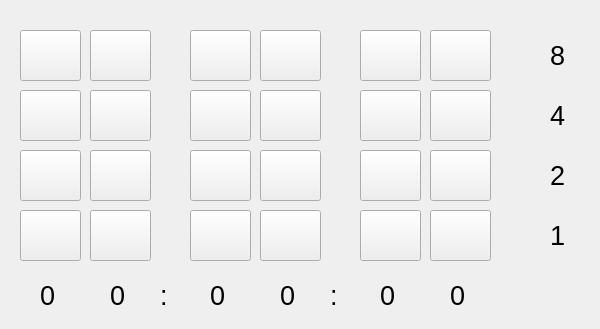
<?xml version="1.0" encoding="UTF-8"?>
<ui version="4.0">
 <class>Form</class>
 <widget class="QWidget" name="Form">
  <property name="geometry">
   <rect>
    <x>0</x>
    <y>0</y>
    <width>600</width>
    <height>329</height>
   </rect>
  </property>
  <property name="windowTitle">
   <string>Form</string>
  </property>
  <widget class="QPushButton" name="pushButton_hora_a_8">
   <property name="geometry">
    <rect>
     <x>20</x>
     <y>30</y>
     <width>61</width>
     <height>51</height>
    </rect>
   </property>
   <property name="text">
    <string/>
   </property>
   <property name="checkable">
    <bool>true</bool>
   </property>
   <property name="checked">
    <bool>false</bool>
   </property>
  </widget>
  <widget class="QPushButton" name="pushButton_hora_b_8">
   <property name="geometry">
    <rect>
     <x>90</x>
     <y>30</y>
     <width>61</width>
     <height>51</height>
    </rect>
   </property>
   <property name="text">
    <string/>
   </property>
   <property name="checkable">
    <bool>true</bool>
   </property>
   <property name="checked">
    <bool>false</bool>
   </property>
  </widget>
  <widget class="QPushButton" name="pushButton_segundos_b_8">
   <property name="geometry">
    <rect>
     <x>430</x>
     <y>30</y>
     <width>61</width>
     <height>51</height>
    </rect>
   </property>
   <property name="text">
    <string/>
   </property>
   <property name="checkable">
    <bool>true</bool>
   </property>
   <property name="checked">
    <bool>false</bool>
   </property>
  </widget>
  <widget class="QPushButton" name="pushButton_segundos_a_8">
   <property name="geometry">
    <rect>
     <x>360</x>
     <y>30</y>
     <width>61</width>
     <height>51</height>
    </rect>
   </property>
   <property name="text">
    <string/>
   </property>
   <property name="checkable">
    <bool>true</bool>
   </property>
   <property name="checked">
    <bool>false</bool>
   </property>
  </widget>
  <widget class="QPushButton" name="pushButton_minutos_b_8">
   <property name="geometry">
    <rect>
     <x>260</x>
     <y>30</y>
     <width>61</width>
     <height>51</height>
    </rect>
   </property>
   <property name="text">
    <string/>
   </property>
   <property name="checkable">
    <bool>true</bool>
   </property>
   <property name="checked">
    <bool>false</bool>
   </property>
  </widget>
  <widget class="QPushButton" name="pushButton_minutos_a_8">
   <property name="geometry">
    <rect>
     <x>190</x>
     <y>30</y>
     <width>61</width>
     <height>51</height>
    </rect>
   </property>
   <property name="text">
    <string/>
   </property>
   <property name="checkable">
    <bool>true</bool>
   </property>
   <property name="checked">
    <bool>false</bool>
   </property>
  </widget>
  <widget class="QPushButton" name="pushButton_segundos_b_4">
   <property name="geometry">
    <rect>
     <x>430</x>
     <y>90</y>
     <width>61</width>
     <height>51</height>
    </rect>
   </property>
   <property name="text">
    <string/>
   </property>
   <property name="checkable">
    <bool>true</bool>
   </property>
   <property name="checked">
    <bool>false</bool>
   </property>
  </widget>
  <widget class="QPushButton" name="pushButton_hora_b_4">
   <property name="geometry">
    <rect>
     <x>90</x>
     <y>90</y>
     <width>61</width>
     <height>51</height>
    </rect>
   </property>
   <property name="text">
    <string/>
   </property>
   <property name="checkable">
    <bool>true</bool>
   </property>
   <property name="checked">
    <bool>false</bool>
   </property>
  </widget>
  <widget class="QPushButton" name="pushButton_hora_a_4">
   <property name="geometry">
    <rect>
     <x>20</x>
     <y>90</y>
     <width>61</width>
     <height>51</height>
    </rect>
   </property>
   <property name="text">
    <string/>
   </property>
   <property name="checkable">
    <bool>true</bool>
   </property>
   <property name="checked">
    <bool>false</bool>
   </property>
  </widget>
  <widget class="QPushButton" name="pushButton_segundos_a_4">
   <property name="geometry">
    <rect>
     <x>360</x>
     <y>90</y>
     <width>61</width>
     <height>51</height>
    </rect>
   </property>
   <property name="text">
    <string/>
   </property>
   <property name="checkable">
    <bool>true</bool>
   </property>
   <property name="checked">
    <bool>false</bool>
   </property>
  </widget>
  <widget class="QPushButton" name="pushButton_minutos_b_4">
   <property name="geometry">
    <rect>
     <x>260</x>
     <y>90</y>
     <width>61</width>
     <height>51</height>
    </rect>
   </property>
   <property name="text">
    <string/>
   </property>
   <property name="checkable">
    <bool>true</bool>
   </property>
   <property name="checked">
    <bool>false</bool>
   </property>
  </widget>
  <widget class="QPushButton" name="pushButton_minutos_a_4">
   <property name="geometry">
    <rect>
     <x>190</x>
     <y>90</y>
     <width>61</width>
     <height>51</height>
    </rect>
   </property>
   <property name="text">
    <string/>
   </property>
   <property name="checkable">
    <bool>true</bool>
   </property>
   <property name="checked">
    <bool>false</bool>
   </property>
  </widget>
  <widget class="QPushButton" name="pushButton_segundos_b_2">
   <property name="geometry">
    <rect>
     <x>430</x>
     <y>150</y>
     <width>61</width>
     <height>51</height>
    </rect>
   </property>
   <property name="text">
    <string/>
   </property>
   <property name="checkable">
    <bool>true</bool>
   </property>
   <property name="checked">
    <bool>false</bool>
   </property>
  </widget>
  <widget class="QPushButton" name="pushButton_segundos_a_2">
   <property name="geometry">
    <rect>
     <x>360</x>
     <y>150</y>
     <width>61</width>
     <height>51</height>
    </rect>
   </property>
   <property name="text">
    <string/>
   </property>
   <property name="checkable">
    <bool>true</bool>
   </property>
   <property name="checked">
    <bool>false</bool>
   </property>
  </widget>
  <widget class="QPushButton" name="pushButton_hora_b_2">
   <property name="geometry">
    <rect>
     <x>90</x>
     <y>150</y>
     <width>61</width>
     <height>51</height>
    </rect>
   </property>
   <property name="text">
    <string/>
   </property>
   <property name="checkable">
    <bool>true</bool>
   </property>
   <property name="checked">
    <bool>false</bool>
   </property>
  </widget>
  <widget class="QPushButton" name="pushButton_minutos_a_2">
   <property name="geometry">
    <rect>
     <x>190</x>
     <y>150</y>
     <width>61</width>
     <height>51</height>
    </rect>
   </property>
   <property name="text">
    <string/>
   </property>
   <property name="checkable">
    <bool>true</bool>
   </property>
   <property name="checked">
    <bool>false</bool>
   </property>
  </widget>
  <widget class="QPushButton" name="pushButton_hora_a_2">
   <property name="geometry">
    <rect>
     <x>20</x>
     <y>150</y>
     <width>61</width>
     <height>51</height>
    </rect>
   </property>
   <property name="text">
    <string/>
   </property>
   <property name="checkable">
    <bool>true</bool>
   </property>
   <property name="checked">
    <bool>false</bool>
   </property>
  </widget>
  <widget class="QPushButton" name="pushButton_minutos_b_2">
   <property name="geometry">
    <rect>
     <x>260</x>
     <y>150</y>
     <width>61</width>
     <height>51</height>
    </rect>
   </property>
   <property name="text">
    <string/>
   </property>
   <property name="checkable">
    <bool>true</bool>
   </property>
   <property name="checked">
    <bool>false</bool>
   </property>
  </widget>
  <widget class="QPushButton" name="pushButton_segundos_b_1">
   <property name="geometry">
    <rect>
     <x>430</x>
     <y>210</y>
     <width>61</width>
     <height>51</height>
    </rect>
   </property>
   <property name="text">
    <string/>
   </property>
   <property name="checkable">
    <bool>true</bool>
   </property>
   <property name="checked">
    <bool>false</bool>
   </property>
  </widget>
  <widget class="QPushButton" name="pushButton_segundos_a_1">
   <property name="geometry">
    <rect>
     <x>360</x>
     <y>210</y>
     <width>61</width>
     <height>51</height>
    </rect>
   </property>
   <property name="text">
    <string/>
   </property>
   <property name="checkable">
    <bool>true</bool>
   </property>
   <property name="checked">
    <bool>false</bool>
   </property>
  </widget>
  <widget class="QPushButton" name="pushButton_hora_b_1">
   <property name="geometry">
    <rect>
     <x>90</x>
     <y>210</y>
     <width>61</width>
     <height>51</height>
    </rect>
   </property>
   <property name="text">
    <string/>
   </property>
   <property name="checkable">
    <bool>true</bool>
   </property>
   <property name="checked">
    <bool>false</bool>
   </property>
  </widget>
  <widget class="QPushButton" name="pushButton_minutos_a_1">
   <property name="geometry">
    <rect>
     <x>190</x>
     <y>210</y>
     <width>61</width>
     <height>51</height>
    </rect>
   </property>
   <property name="text">
    <string/>
   </property>
   <property name="checkable">
    <bool>true</bool>
   </property>
   <property name="checked">
    <bool>false</bool>
   </property>
  </widget>
  <widget class="QPushButton" name="pushButton_hora_a_1">
   <property name="geometry">
    <rect>
     <x>20</x>
     <y>210</y>
     <width>61</width>
     <height>51</height>
    </rect>
   </property>
   <property name="text">
    <string/>
   </property>
   <property name="checkable">
    <bool>true</bool>
   </property>
   <property name="checked">
    <bool>false</bool>
   </property>
  </widget>
  <widget class="QPushButton" name="pushButton_minutos_b_1">
   <property name="geometry">
    <rect>
     <x>260</x>
     <y>210</y>
     <width>61</width>
     <height>51</height>
    </rect>
   </property>
   <property name="text">
    <string/>
   </property>
   <property name="checkable">
    <bool>true</bool>
   </property>
   <property name="checked">
    <bool>false</bool>
   </property>
  </widget>
  <widget class="QLabel" name="label">
   <property name="geometry">
    <rect>
     <x>550</x>
     <y>30</y>
     <width>57</width>
     <height>51</height>
    </rect>
   </property>
   <property name="font">
    <font>
     <pointsize>20</pointsize>
    </font>
   </property>
   <property name="text">
    <string>8</string>
   </property>
  </widget>
  <widget class="QLabel" name="label_2">
   <property name="geometry">
    <rect>
     <x>550</x>
     <y>90</y>
     <width>57</width>
     <height>51</height>
    </rect>
   </property>
   <property name="font">
    <font>
     <pointsize>20</pointsize>
    </font>
   </property>
   <property name="text">
    <string>4</string>
   </property>
  </widget>
  <widget class="QLabel" name="label_3">
   <property name="geometry">
    <rect>
     <x>550</x>
     <y>150</y>
     <width>57</width>
     <height>51</height>
    </rect>
   </property>
   <property name="font">
    <font>
     <pointsize>20</pointsize>
    </font>
   </property>
   <property name="text">
    <string>2</string>
   </property>
  </widget>
  <widget class="QLabel" name="label_4">
   <property name="geometry">
    <rect>
     <x>550</x>
     <y>210</y>
     <width>57</width>
     <height>51</height>
    </rect>
   </property>
   <property name="font">
    <font>
     <pointsize>20</pointsize>
    </font>
   </property>
   <property name="text">
    <string>1</string>
   </property>
  </widget>
  <widget class="QLabel" name="h1">
   <property name="geometry">
    <rect>
     <x>40</x>
     <y>270</y>
     <width>57</width>
     <height>51</height>
    </rect>
   </property>
   <property name="font">
    <font>
     <pointsize>20</pointsize>
    </font>
   </property>
   <property name="text">
    <string>0</string>
   </property>
  </widget>
  <widget class="QLabel" name="h2">
   <property name="geometry">
    <rect>
     <x>110</x>
     <y>270</y>
     <width>57</width>
     <height>51</height>
    </rect>
   </property>
   <property name="font">
    <font>
     <pointsize>20</pointsize>
    </font>
   </property>
   <property name="text">
    <string>0</string>
   </property>
  </widget>
  <widget class="QLabel" name="label_7">
   <property name="geometry">
    <rect>
     <x>160</x>
     <y>270</y>
     <width>57</width>
     <height>51</height>
    </rect>
   </property>
   <property name="font">
    <font>
     <pointsize>20</pointsize>
    </font>
   </property>
   <property name="text">
    <string>:</string>
   </property>
  </widget>
  <widget class="QLabel" name="m2">
   <property name="geometry">
    <rect>
     <x>280</x>
     <y>270</y>
     <width>57</width>
     <height>51</height>
    </rect>
   </property>
   <property name="font">
    <font>
     <pointsize>20</pointsize>
    </font>
   </property>
   <property name="text">
    <string>0</string>
   </property>
  </widget>
  <widget class="QLabel" name="label_9">
   <property name="geometry">
    <rect>
     <x>330</x>
     <y>270</y>
     <width>57</width>
     <height>51</height>
    </rect>
   </property>
   <property name="font">
    <font>
     <pointsize>20</pointsize>
    </font>
   </property>
   <property name="text">
    <string>:</string>
   </property>
  </widget>
  <widget class="QLabel" name="m1">
   <property name="geometry">
    <rect>
     <x>210</x>
     <y>270</y>
     <width>57</width>
     <height>51</height>
    </rect>
   </property>
   <property name="font">
    <font>
     <pointsize>20</pointsize>
    </font>
   </property>
   <property name="text">
    <string>0</string>
   </property>
  </widget>
  <widget class="QLabel" name="s2">
   <property name="geometry">
    <rect>
     <x>450</x>
     <y>270</y>
     <width>57</width>
     <height>51</height>
    </rect>
   </property>
   <property name="font">
    <font>
     <pointsize>20</pointsize>
    </font>
   </property>
   <property name="text">
    <string>0</string>
   </property>
  </widget>
  <widget class="QLabel" name="s1">
   <property name="geometry">
    <rect>
     <x>380</x>
     <y>270</y>
     <width>57</width>
     <height>51</height>
    </rect>
   </property>
   <property name="font">
    <font>
     <pointsize>20</pointsize>
    </font>
   </property>
   <property name="text">
    <string>0</string>
   </property>
  </widget>
 </widget>
 <resources/>
 <connections/>
</ui>
